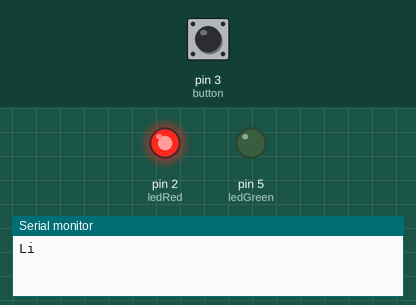
This sketch was run on a simulated Arduino Nano, built with avr-gcc and run on an emulated ATmega328P. On the bench: output pins drawn as LEDs (lit = HIGH), the last lines printed to the serial monitor. The test bench sets the inputs (shaded band); at power-on: pin 3 (button) LOW.

Above: at 1.2 s.
1.3 s: pin 3 (button) pulled HIGH for 0.15 s
At 1.7 s:
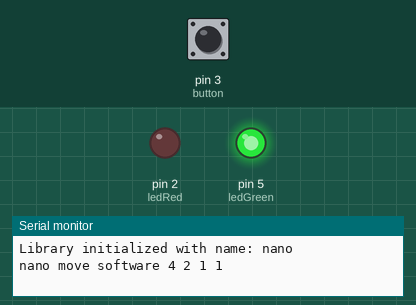
4.4 s: pin 3 (button) pulled HIGH for 1 s
At 6.8 s:
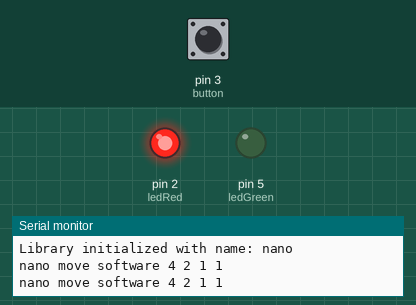
7.9 s: pin 3 (button) pulled HIGH for 3.2 s
At 9.2 s:
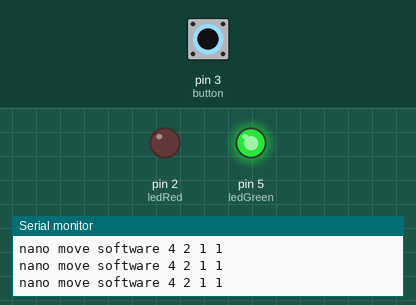
Timing chart, 0 to 13.4 s (numbered marks = the images above; inputs shaded):
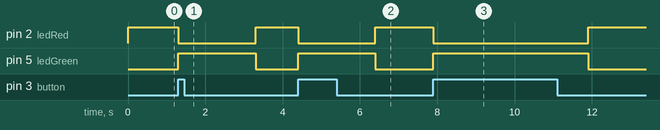

Measured:
- after the input at 1.3 s, pin 2 (ledRed): HIGH → LOW at once, → HIGH 2.0 s later; pin 5 (ledGreen): LOW → HIGH at once, → LOW 2.0 s later
- after the input at 4.4 s, pin 2 (ledRed): HIGH → LOW at once, → HIGH 2.0 s later; pin 5 (ledGreen): LOW → HIGH at once, → LOW 2.0 s later
- after the input at 7.9 s, pin 2 (ledRed): HIGH → LOW at once, → HIGH 4.0 s later; pin 5 (ledGreen): LOW → HIGH at once, → LOW 4.0 s later

The sketch:

test.ino
```cpp
#include "BITL.h"

BITL nano("nano", 9600);

int ledGreen = 5;
int ledRed = 2;
int button = 3;

void setup(){
    pinMode(ledGreen, OUTPUT);
    pinMode(ledRed, OUTPUT);
    pinMode(button, INPUT);
    Serial.begin(9600);
}

void loop(){
    if (digitalRead(button) == HIGH)
    {
        digitalWrite(ledGreen, HIGH);
        digitalWrite(ledRed, LOW);
        nano.sendPos("software", 4, 2, 1, 1);
        delay(2000);
    }
    else{
        digitalWrite(ledGreen, LOW);
        digitalWrite(ledRed, HIGH);
    }
}
```

BITL.cpp
```cpp
// test library, there is a newer version
#include "BITL.h"

BITL::BITL(const String &name, long baud) {
    _deviceName = name;
    baudRate = baud;
    Serial.begin(baudRate);
    Serial.println("Library initialized with name: " + _deviceName);
}

void BITL::sendPos(const String &name, int rowfrom, int heightfrom, int rowto, int heightto) {
    Serial.println(_deviceName + " move " + name + " " + String(rowfrom) + " " + String(heightfrom) + " " + String(rowto) + " " + String(heightto));
}

void BITL::sendID(const String &name, String id) {
    Serial.println(_deviceName + " ID " + name + " " + id);
}

void BITL::goSend() {
    Serial.println(_deviceName + " move -2 1 0 0");
}

void BITL::goReceive() {
    Serial.println(_deviceName + " move -1 1 0 0");
}
```

BITL.h
```cpp
// There is a newer version
#ifndef BITL_H
#define BITL_H

#include <Arduino.h>

class BITL {
    public:
        BITL(const String &name, long baud);  // Constructor
        void sendPos(const String &name, int rowfrom, int heightfrom, int rowto, int heightto);
        void sendID(const String &name, String id);
        void goSend();
        void goReceive();
    private:
        String _deviceName;
        long baudRate;
};

#endif
```
